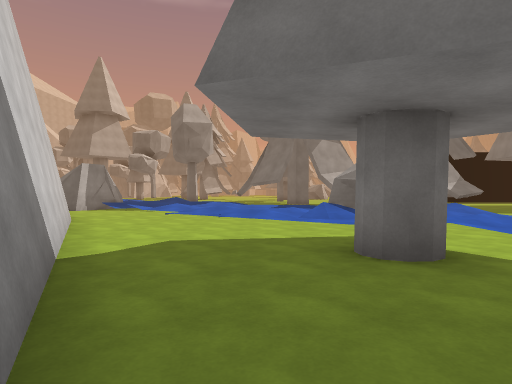
View 1 (above)

18 first-person views from a walk through a 3-D level made in the Unity game engine. The camera is 1.3 m above the floor, looks level and sees 75° across. The floor is counted in squares, 2 m on a side. Each view is taken from the middle of a square. On the plan, view 1 faces up. The plan holds only what a view shows up to about 10 squares ahead; the rest is blank. The place goes on beyond the plan.

View 2
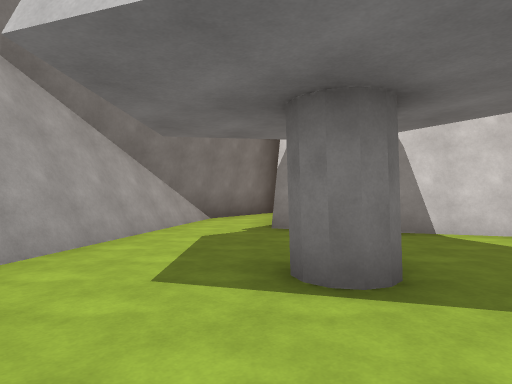

View 3
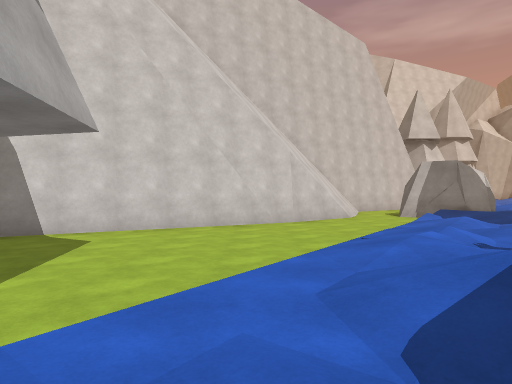

View 4
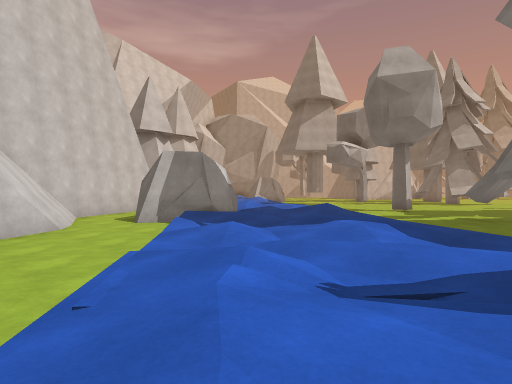

View 5
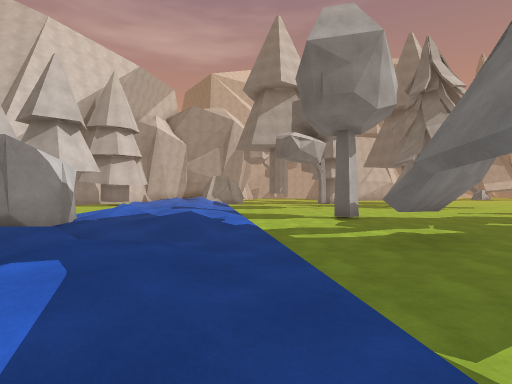

View 6
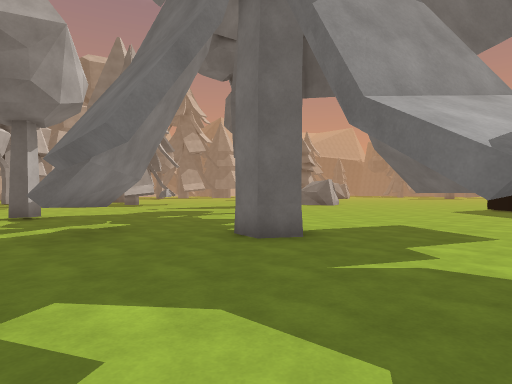

View 7
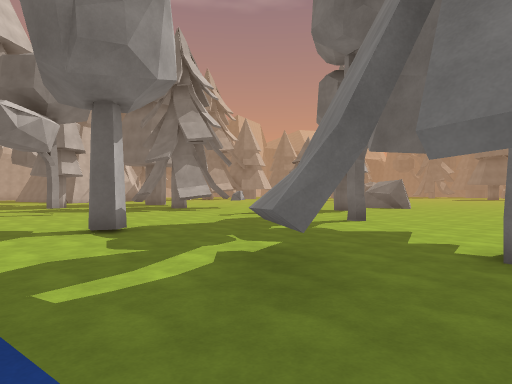

View 8
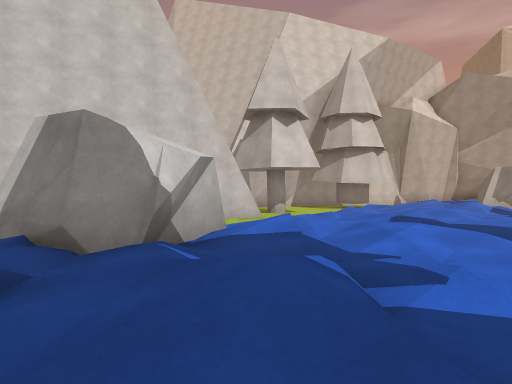

View 9
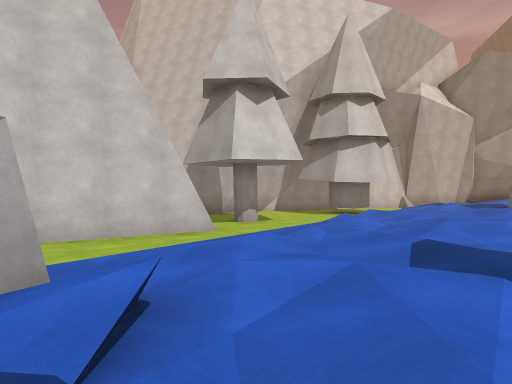

View 10
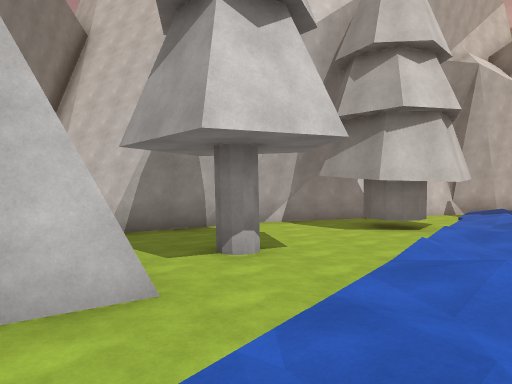

View 11
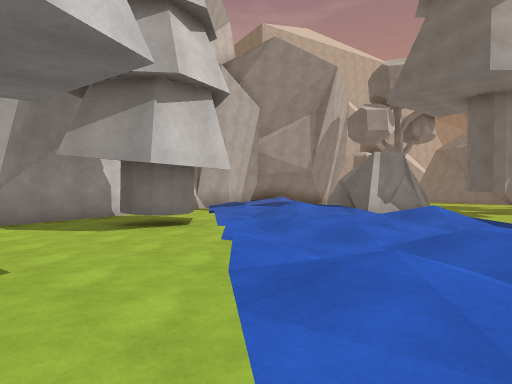

View 12
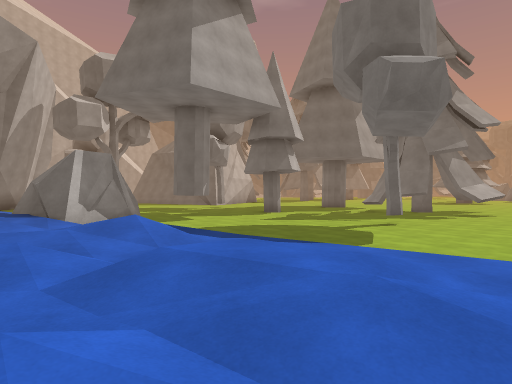

View 13
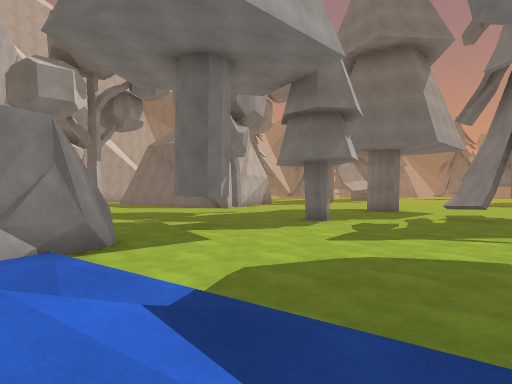

View 14
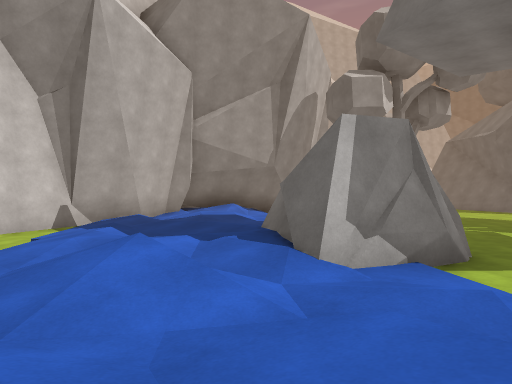

View 15
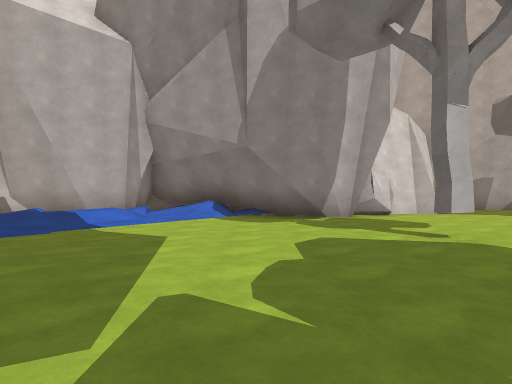

View 16
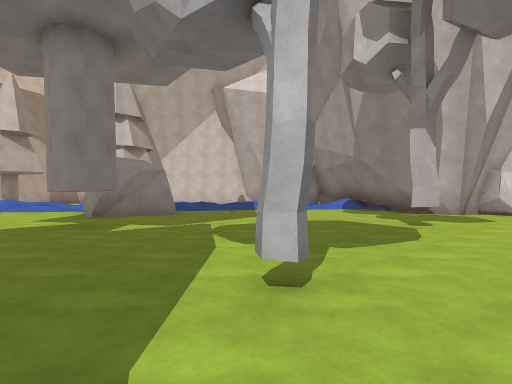

View 17
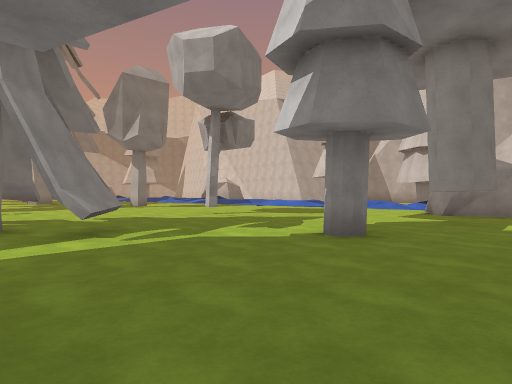

View 18
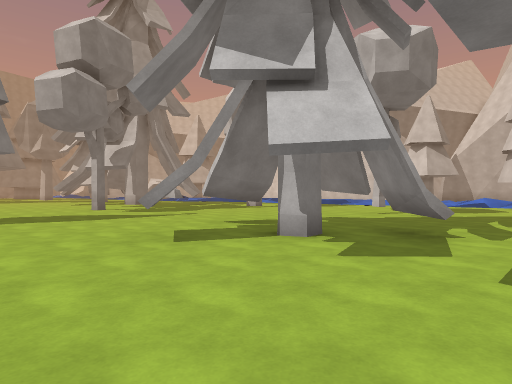

### Floor plan
Key: @ floor where view 1 was taken; # wall or solid block; . main floor; : floor 0.25 m higher than the main floor; + floor 0.5 m higher than the main floor; / step, stairs or slope; ^ raised ledge.
Columns run from 22 left of view 1 to 4 right of it. Each row starts with its distance up from view 1.
 35 ....   ..... .    .
 34 ...............  ...
 33 #...#....#...........
 32 #.....................
 31 #/....................
 30 #/..........#...##.#...
 29 #//.............#.......
 28 #///.....#......#.#^....
 27 #/////...................
 26 #//// ###.................
 25 #/////###.....#.....#.....
 24 #/////+#:/............ ....
 23 #.///+/////........... .#..
 22 ##./////////...............
 21    ../////:///. ...........
 20   #. #/////+/// ...........
 19   #. #.//////::/...........
 18   #......///://///...#..#..
 17   ##....../////+///..#..#..
 16    ##...#../////////./.....
 15     ##....#.//////////.....
 14      #... ##../##//////...#
 13      ##    ##. ##///+///..
 12     ##      #..##/::////.
 11             ##....//////
 10              ####..//////
  9                ##...//+/##
  8                 ##....///
  7                  ##......//
  6                   #......//
  5                   ##....../
  4                    #.......
  3                    ##..#...
  2                     #......
  1                     ##....
  0                      .@.##
 -1                     ..###
 -2                    ####

Where each view was taken, in squares from view 1:
view 1: 0 up, 0 right, facing up
view 2: 5 up, 4 right, facing down-left
view 3: 7 up, 4 right, facing left
view 4: 8 up, 1 right, facing up-left
view 5: 12 up, 1 right, facing up-left
view 6: 12 up, 2 right, facing up
view 7: 14 up, 1 left, facing up
view 8: 15 up, 2 left, facing left
view 9: 16 up, 5 left, facing left
view 10: 16 up, 9 left, facing left
view 11: 16 up, 11 left, facing up-left
view 12: 17 up, 11 left, facing up
view 13: 21 up, 12 left, facing up
view 14: 21 up, 13 left, facing up-left
view 15: 30 up, 13 left, facing left
view 16: 35 up, 11 left, facing down-left
view 17: 35 up, 9 left, facing down
view 18: 35 up, 4 left, facing down
